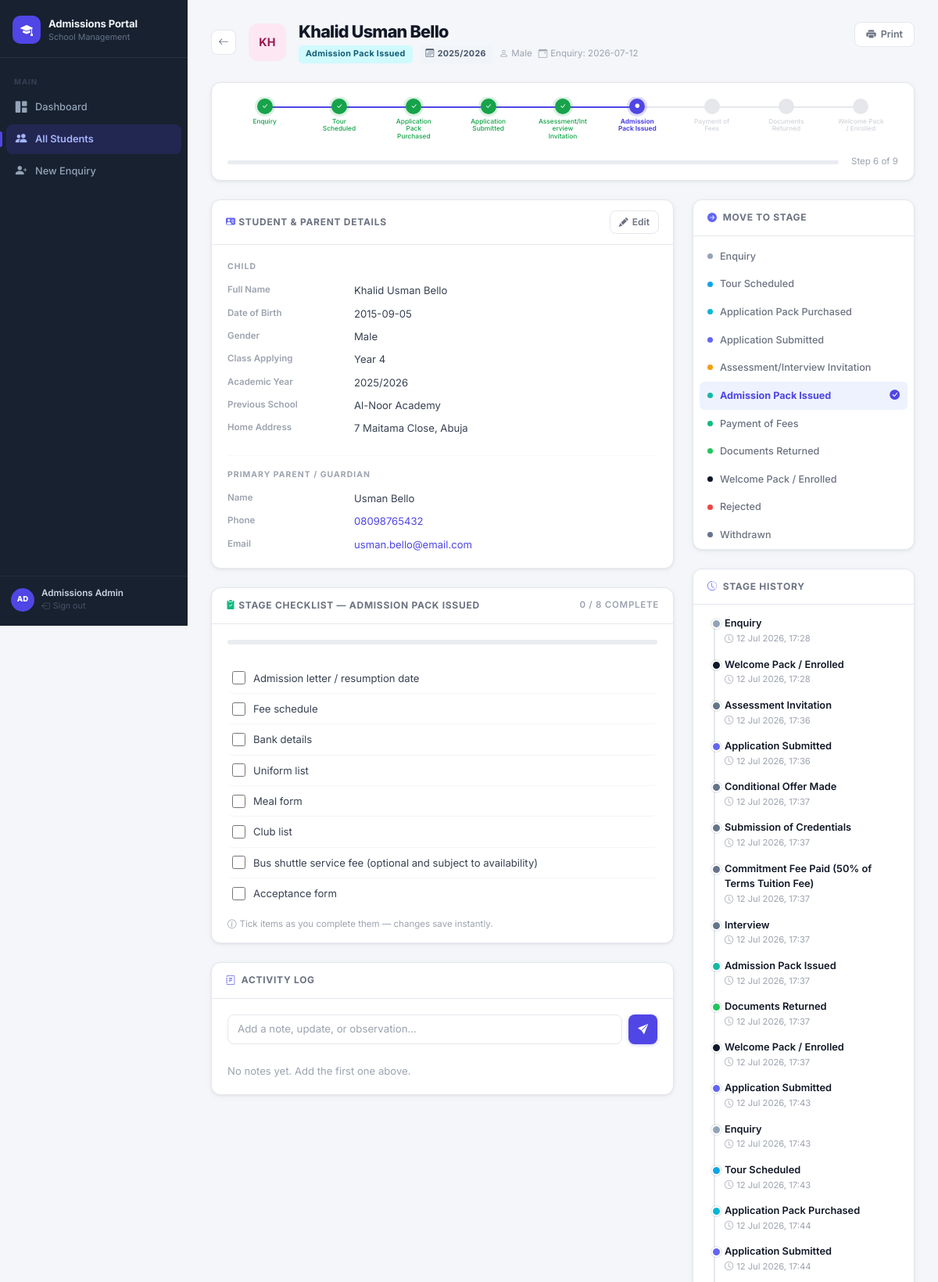
Page /admissions/2 (signed in, upper part) on the committed database.
### app.py (models this page shows)
class Student(db.Model):
    id = db.Column(db.Integer, primary_key=True)
    child_name = db.Column(db.String(150), nullable=False)
    date_of_birth = db.Column(db.String(20))
    gender = db.Column(db.String(10))
    class_applying = db.Column(db.String(100), nullable=False)
    academic_year = db.Column(db.String(20))
    previous_school = db.Column(db.String(200))
    address = db.Column(db.Text)
    parent_name = db.Column(db.String(150), nullable=False)
    parent_email = db.Column(db.String(150))
    parent_phone = db.Column(db.String(30))
    second_parent_name = db.Column(db.String(150))
    second_parent_phone = db.Column(db.String(30))
    enquiry_date = db.Column(db.String(20), default=lambda: date.today().isoformat())
    stage = db.Column(db.String(80), default='Enquiry')
    notes = db.Column(db.Text)
    stage_histories = db.relationship('StageHistory', backref='student', lazy=True,
                                      cascade='all, delete-orphan',
                                      order_by='StageHistory.changed_at')
    checklist_items = db.relationship('ChecklistItem', backref='student', lazy=True,
                                      cascade='all, delete-orphan')
    activity_notes = db.relationship('ActivityNote', backref='student', lazy=True,
                                     cascade='all, delete-orphan',
                                     order_by='ActivityNote.created_at.desc()')

class ChecklistItem(db.Model):
    id = db.Column(db.Integer, primary_key=True)
    student_id = db.Column(db.Integer, db.ForeignKey('student.id'), nullable=False)
    stage = db.Column(db.String(80), nullable=False)
    item = db.Column(db.String(300), nullable=False)
    completed = db.Column(db.Boolean, default=False)
    completed_at = db.Column(db.DateTime)

class StageHistory(db.Model):
    id = db.Column(db.Integer, primary_key=True)
    student_id = db.Column(db.Integer, db.ForeignKey('student.id'), nullable=False)
    stage = db.Column(db.String(80), nullable=False)
    changed_at = db.Column(db.DateTime, default=datetime.utcnow)

### app.py (the view)
@app.route('/admissions/<int:student_id>')
@admin_required
def student_detail(student_id):
    student = db.get_or_404(Student, student_id)
    seed_checklist(student, student.stage)
    checklist_items = ChecklistItem.query.filter_by(
        student_id=student.id, stage=student.stage
    ).all()
    stage_histories = StageHistory.query.filter_by(
        student_id=student.id
    ).order_by(StageHistory.changed_at).all()
    activity_notes = ActivityNote.query.filter_by(
        student_id=student.id
    ).order_by(ActivityNote.created_at.desc()).all()
    stage_index = ACTIVE_STAGES.index(student.stage) if student.stage in ACTIVE_STAGES else -1
    done_count = sum(1 for i in checklist_items if i.completed)
    assessment = AssessmentDetail.query.filter_by(student_id=student_id).first()
    assessment_scores = {s.subject: s for s in AssessmentScore.query.filter_by(student_id=student_id).all()}
    return render_template(
        'student.html', student=student, stages=STAGES,
        stage_colors=STAGE_COLORS, checklist_items=checklist_items,
        active_stages=ACTIVE_STAGES, stage_histories=stage_histories,
        activity_notes=activity_notes, stage_index=stage_index,
        done_count=done_count, stage_hex=STAGE_HEX, stage_soft=STAGE_SOFT,
        assessment=assessment, assessment_scores=assessment_scores,
        assessment_subjects=ASSESSMENT_SUBJECTS, classes_list=CLASSES_LIST,
    )

### app.py (called while the page is built)
def seed_checklist(student, stage):
    valid_items = STAGE_CHECKLIST.get(stage, [])
    existing = {ci.item: ci.completed for ci in
                ChecklistItem.query.filter_by(student_id=student.id, stage=stage).all()}
    needs_reorder = list(existing.keys()) != valid_items
    if needs_reorder:
        ChecklistItem.query.filter_by(student_id=student.id, stage=stage).delete(synchronize_session=False)
        for item_text in valid_items:
            db.session.add(ChecklistItem(
                student_id=student.id, stage=stage, item=item_text,
                completed=existing.get(item_text, False),
            ))
    else:
        for item_text in valid_items:
            if item_text not in existing:
                db.session.add(ChecklistItem(student_id=student.id, stage=stage, item=item_text))
    db.session.commit()

def admin_required(f):
    @wraps(f)
    def decorated(*args, **kwargs):
        if not session.get('admin_auth'):
            return redirect(url_for('admin_login'))
        return f(*args, **kwargs)
    return decorated

### templates/student.html (shortened to what this page needs)
{% extends 'base.html' %}
{% block content %}
<div class="page-hd">
  <div class="page-hd-left">
    <div class="d-flex align-items-center gap-3">
      <a href="{{ url_for('admissions') }}" class="icon-btn">
        <i class="bi bi-arrow-left"></i>
      </a>
      <div class="av av-lg av-{{ student.id % 8 }}">
        {{ student.child_name[:2]|upper }}
      </div>
      <div>
        <h1>{{ student.child_name }}</h1>
        <div class="d-flex align-items-center gap-2 flex-wrap mt-1">
          <span class="stage-badge"
                style="background:{{ stage_soft[student.stage][0] }};color:{{ stage_soft[student.stage][1] }};">
            {{ student.stage }}
          </span>
          {% if student.academic_year %}
          <span class="stage-badge" style="background:#f1f5f9;color:#475569;">
            <i class="bi bi-calendar3 me-1"></i>{{ student.academic_year }}
          </span>
          {% endif %}
          {% if student.gender %}
          <span style="font-size:.72rem;color:var(--text-4);">
            <i class="bi bi-person me-1"></i>{{ student.gender }}
          </span>
          {% endif %}
          <span style="font-size:.72rem;color:var(--text-4);">
            <i class="bi bi-calendar-event me-1"></i>Enquiry: {{ student.enquiry_date }}
          </span>
        </div>
      </div>
    </div>
  </div>
  <a href="{{ url_for('print_student', student_id=student.id) }}" target="_blank" class="icon-btn" title="Print record" style="width:auto;padding:0 14px;gap:6px;font-size:.78rem;font-weight:600;">
    <i class="bi bi-printer-fill"></i> Print
  </a>
</div>
{% if student.stage in active_stages %}
<div class="card mb-4">
  <div class="card-body" style="padding:18px 20px 14px;">
    <div class="stage-stepper">
      {% for s in active_stages %}
      {% set idx = loop.index0 %}
      <div class="step-item {% if idx < stage_index %}done{% elif idx == stage_index %}cur{% endif %}">
        <div class="step-line"></div>
        <div class="step-dot">
          {% if idx < stage_index %}<i class="bi bi-check-lg" style="font-size:.55rem;"></i>
          {% elif idx == stage_index %}<i class="bi bi-circle-fill" style="font-size:.35rem;"></i>
          {% endif %}
        </div>
        <div class="step-lbl">{{ s }}</div>
      </div>
      {% endfor %}
    </div>
    <div class="d-flex align-items-center gap-3 mt-3">
      <div class="progress flex-grow-1" style="height:5px;">
        {% set pct = (stage_index / (active_stages|length - 1) * 100)|int if active_stages|length > 1 else 0 %}
        <div class="progress-bar" style="width:{{ pct }}%;background:var(--indigo);"></div>
      </div>
      <span style="font-size:.72rem;color:var(--text-4);white-space:nowrap;">
        Step {{ stage_index + 1 }} of {{ active_stages|length }}
      </span>
    </div>
  </div>
</div>
{% endif %}
<div class="row g-4">
  <div class="col-12 col-lg-8">
    <div class="card mb-4">
      <div class="card-header" style="justify-content:space-between;">
        <span><i class="bi bi-person-vcard-fill" style="color:#6366f1;"></i> Student & Parent Details</span>
        <button class="btn btn-sm btn-outline-secondary" data-bs-toggle="collapse" data-bs-target="#editForm">
          <i class="bi bi-pencil-fill"></i> Edit
        </button>
      </div>
      <div class="card-body">
        <p style="font-size:.65rem;font-weight:700;text-transform:uppercase;letter-spacing:.1em;color:var(--text-4);margin-bottom:12px;">Child</p>
        <div class="info-grid mb-4">
          <span class="info-k">Full Name</span>      <span class="info-v">{{ student.child_name }}</span>
          <span class="info-k">Date of Birth</span>  <span class="info-v">{{ student.date_of_birth or '—' }}</span>
          <span class="info-k">Gender</span>          <span class="info-v">{{ student.gender or '—' }}</span>
          <span class="info-k">Class Applying</span>  <span class="info-v">{{ student.class_applying }}</span>
          <span class="info-k">Academic Year</span>   <span class="info-v">{{ student.academic_year or '—' }}</span>
          <span class="info-k">Previous School</span> <span class="info-v">{{ student.previous_school or '—' }}</span>
          <span class="info-k">Home Address</span>    <span class="info-v">{{ student.address or '—' }}</span>
        </div>
        <hr class="section-divider">
        <p style="font-size:.65rem;font-weight:700;text-transform:uppercase;letter-spacing:.1em;color:var(--text-4);margin-bottom:12px;">Primary Parent / Guardian</p>
        <div class="info-grid mb-0">
          <span class="info-k">Name</span>  <span class="info-v">{{ student.parent_name }}</span>
          <span class="info-k">Phone</span>
          <span class="info-v">
            {% if student.parent_phone %}<a href="tel:{{ student.parent_phone }}">{{ student.parent_phone }}</a>{% else %}—{% endif %}
          </span>
          <span class="info-k">Email</span>
          <span class="info-v">
            {% if student.parent_email %}<a href="mailto:{{ student.parent_email }}">{{ student.parent_email }}</a>{% else %}—{% endif %}
          </span>
        </div>
      </div>
    </div>
    {% if checklist_items %}
    <div class="card mb-4">
      <div class="card-header" style="justify-content:space-between;">
        <span><i class="bi bi-clipboard2-check-fill" style="color:#10b981;"></i> Stage Checklist — {{ student.stage }}</span>
        <span style="font-size:.72rem;font-weight:600;color:var(--text-4);" id="cl-summary">
          {{ done_count }} / {{ checklist_items|length }} complete
        </span>
      </div>
      <div class="card-body" style="padding-bottom:14px;">
        <div class="progress mb-4" style="height:6px;">
        </div>
        <div>
          {% for item in checklist_items %}
          <div class="cl-row">
            <input type="checkbox" class="cl-cb" id="ci{{ item.id }}"
                   data-item="{{ item.id }}" data-sid="{{ student.id }}">
            <label for="ci{{ item.id }}" class="cl-label {% if item.completed %}done{% endif %}">
              {{ item.item }}
            </label>
          </div>
          {% endfor %}
        </div>
        <p style="font-size:.72rem;color:var(--text-4);margin-top:12px;margin-bottom:0;">
          <i class="bi bi-info-circle me-1"></i>Tick items as you complete them — changes save instantly.
        </p>
      </div>
    </div>
    {% endif %}
    <div class="card" id="activity-log">
      <div class="card-header">
        <i class="bi bi-journal-text" style="color:#6366f1;"></i> Activity Log
      </div>
      <div class="card-body">
        <form method="post" action="{{ url_for('add_note', student_id=student.id) }}" class="mb-4">
          <div class="d-flex gap-2">
            <input type="text" name="note" class="form-control"
                   placeholder="Add a note, update, or observation…" required>
            <button type="submit" class="btn btn-primary" style="flex-shrink:0;gap:0;">
              <i class="bi bi-send-fill"></i>
            </button>
          </div>
        </form>
        {% if activity_notes %}
        <div class="act-feed">
          {% for n in activity_notes %}
          <div class="act-item">
            <div class="act-icon"><i class="bi bi-chat-square-text-fill"></i></div>
            <div>
              <div class="act-text">{{ n.note }}</div>
              <div class="act-time"><i class="bi bi-clock me-1"></i>{{ n.created_at.strftime('%d %b %Y at %H:%M') }}</div>
            </div>
          </div>
          {% endfor %}
        </div>
        {% else %}
        <p style="font-size:.82rem;color:var(--text-4);margin:0;">No notes yet. Add the first one above.</p>
        {% endif %}
      </div>
    </div>
  </div>
  <div class="col-12 col-lg-4">
    <div class="card mb-4">
      <div class="card-header">
        <i class="bi bi-arrow-right-circle-fill" style="color:#6366f1;"></i> Move to Stage
      </div>
      <div class="card-body p-2" style="max-height:400px;overflow-y:auto;">
        <form method="post" action="{{ url_for('update_stage', student_id=student.id) }}">
          {% for stage in stages %}
          <button type="submit" name="stage" value="{{ stage }}"
                  class="stage-opt {% if student.stage == stage %}is-active{% endif %}">
            <div class="stage-opt-dot" style="background:{{ stage_hex[stage] }};"></div>
            {{ stage }}
            {% if student.stage == stage %}
            <i class="bi bi-check-circle-fill ms-auto" style="color:var(--indigo);font-size:.8rem;"></i>
            {% endif %}
          </button>
          {% endfor %}
        </form>
      </div>
    </div>
    <div class="card mb-4">
      <div class="card-header">
        <i class="bi bi-clock-history" style="color:#6366f1;"></i> Stage History
      </div>
      <div class="card-body" style="padding-top:14px;padding-bottom:14px;">
        {% if stage_histories %}
        <div class="tl">
          {% for h in stage_histories %}
          <div class="tl-item">
            <div class="tl-dot" style="background:{{ stage_hex.get(h.stage, '#64748b') }};"></div>
            <div class="tl-stage">{{ h.stage }}</div>
            <div class="tl-time"><i class="bi bi-clock me-1"></i>{{ h.changed_at.strftime('%d %b %Y, %H:%M') }}</div>
          </div>
          {% endfor %}
        </div>
        {% else %}
        <p style="font-size:.8rem;color:var(--text-4);margin:0;">No history yet.</p>
        {% endif %}
      </div>
    </div>
  </div>
</div>
{% endblock %}

### rows in the picture
Student: child_name "KH", child_name "Khalid Usman Bello", stage "Admission Pack Issued", academic_year "2025/2026", gender "Male", enquiry_date "2026-07-12", date_of_birth "2015-09-05", class_applying "Year 4", previous_school "Al-Noor Academy", address "7 Maitama Close, Abuja", parent_name "Usman Bello", parent_phone "08098765432", parent_email "usman.bello@email.com", stage "ADMISSION PACK ISSUED"
ChecklistItem: item "Admission letter / resumption date"
ChecklistItem: item "Fee schedule"
ChecklistItem: item "Bank details"
ChecklistItem: item "Uniform list"
ChecklistItem: item "Meal form"
ChecklistItem: item "Club list"
ChecklistItem: item "Bus shuttle service fee (optional and subject to availability)"
ChecklistItem: item "Acceptance form"
StageHistory: stage "Enquiry", changed_at "12 Jul 2026, 17:28"
StageHistory: stage "Welcome Pack / Enrolled", changed_at "12 Jul 2026, 17:28"
StageHistory: stage "Assessment Invitation", changed_at "12 Jul 2026, 17:36"
StageHistory: stage "Application Submitted", changed_at "12 Jul 2026, 17:36"
StageHistory: stage "Conditional Offer Made", changed_at "12 Jul 2026, 17:37"
StageHistory: stage "Submission of Credentials", changed_at "12 Jul 2026, 17:37"
StageHistory: stage "Commitment Fee Paid (50% of Terms Tuition Fee)", changed_at "12 Jul 2026, 17:37"
StageHistory: stage "Interview", changed_at "12 Jul 2026, 17:37"
StageHistory: stage "Admission Pack Issued", changed_at "12 Jul 2026, 17:37"
StageHistory: stage "Documents Returned", changed_at "12 Jul 2026, 17:37"
StageHistory: stage "Welcome Pack / Enrolled", changed_at "12 Jul 2026, 17:37"
StageHistory: stage "Application Submitted", changed_at "12 Jul 2026, 17:43"
StageHistory: stage "Enquiry", changed_at "12 Jul 2026, 17:43"
StageHistory: stage "Tour Scheduled", changed_at "12 Jul 2026, 17:43"
StageHistory: stage "Application Pack Purchased", changed_at "12 Jul 2026, 17:44"
StageHistory: stage "Application Submitted", changed_at "12 Jul 2026, 17:44"

### other values in the picture
{{ s }} "Enquiry" "Tour Scheduled" "Application Pack Purchased" "Application Submitted" "Assessment/Interview Invitation" "Admission Pack Issued" "Payment of Fees" "Documents Returned" "Welcome Pack / Enrolled"
{{ stage_index + 1 }} "6"
{{ active_stages|length }} "9"
{{ done_count }} "0"
{{ checklist_items|length }} "8"
{{ stage }} "Enquiry" "Tour Scheduled" "Application Pack Purchased" "Application Submitted" "Assessment/Interview Invitation" "Admission Pack Issued" "Payment of Fees" "Documents Returned" "Welcome Pack / Enrolled" "Rejected" "Withdrawn"
